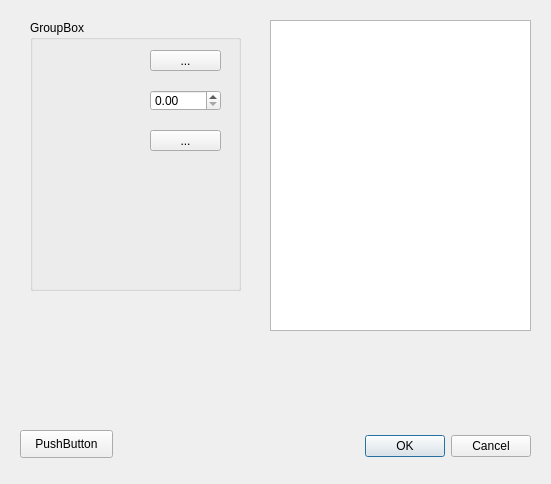
<?xml version="1.0" encoding="UTF-8"?>
<ui version="4.0">
 <class>Dialog</class>
 <widget class="QDialog" name="Dialog">
  <property name="geometry">
   <rect>
    <x>0</x>
    <y>0</y>
    <width>551</width>
    <height>484</height>
   </rect>
  </property>
  <property name="windowTitle">
   <string>Dialog</string>
  </property>
  <widget class="QDialogButtonBox" name="buttonBox">
   <property name="geometry">
    <rect>
     <x>190</x>
     <y>430</y>
     <width>341</width>
     <height>32</height>
    </rect>
   </property>
   <property name="orientation">
    <enum>Qt::Horizontal</enum>
   </property>
   <property name="standardButtons">
    <set>QDialogButtonBox::Cancel|QDialogButtonBox::Ok</set>
   </property>
  </widget>
  <widget class="QGroupBox" name="groupBox">
   <property name="geometry">
    <rect>
     <x>30</x>
     <y>20</y>
     <width>211</width>
     <height>271</height>
    </rect>
   </property>
   <property name="title">
    <string>GroupBox</string>
   </property>
   <widget class="QToolButton" name="toolButton">
    <property name="geometry">
     <rect>
      <x>120</x>
      <y>30</y>
      <width>71</width>
      <height>21</height>
     </rect>
    </property>
    <property name="text">
     <string>...</string>
    </property>
   </widget>
   <widget class="QDoubleSpinBox" name="doubleSpinBox">
    <property name="geometry">
     <rect>
      <x>120</x>
      <y>70</y>
      <width>71</width>
      <height>21</height>
     </rect>
    </property>
   </widget>
   <widget class="QToolButton" name="toolButton_2">
    <property name="geometry">
     <rect>
      <x>120</x>
      <y>110</y>
      <width>71</width>
      <height>21</height>
     </rect>
    </property>
    <property name="text">
     <string>...</string>
    </property>
   </widget>
   <widget class="QWidget" name="verticalLayoutWidget">
    <property name="geometry">
     <rect>
      <x>10</x>
      <y>30</y>
      <width>91</width>
      <height>171</height>
     </rect>
    </property>
    <layout class="QVBoxLayout" name="verticalLayout"/>
   </widget>
  </widget>
  <widget class="QTextBrowser" name="textBrowser">
   <property name="geometry">
    <rect>
     <x>270</x>
     <y>20</y>
     <width>261</width>
     <height>311</height>
    </rect>
   </property>
  </widget>
  <widget class="QPushButton" name="pushButton">
   <property name="geometry">
    <rect>
     <x>20</x>
     <y>430</y>
     <width>93</width>
     <height>28</height>
    </rect>
   </property>
   <property name="text">
    <string>PushButton</string>
   </property>
  </widget>
 </widget>
 <resources/>
 <connections>
  <connection>
   <sender>buttonBox</sender>
   <signal>accepted()</signal>
   <receiver>Dialog</receiver>
   <slot>accept()</slot>
   <hints>
    <hint type="sourcelabel">
     <x>248</x>
     <y>254</y>
    </hint>
    <hint type="destinationlabel">
     <x>157</x>
     <y>274</y>
    </hint>
   </hints>
  </connection>
  <connection>
   <sender>buttonBox</sender>
   <signal>rejected()</signal>
   <receiver>Dialog</receiver>
   <slot>reject()</slot>
   <hints>
    <hint type="sourcelabel">
     <x>316</x>
     <y>260</y>
    </hint>
    <hint type="destinationlabel">
     <x>286</x>
     <y>274</y>
    </hint>
   </hints>
  </connection>
 </connections>
</ui>
